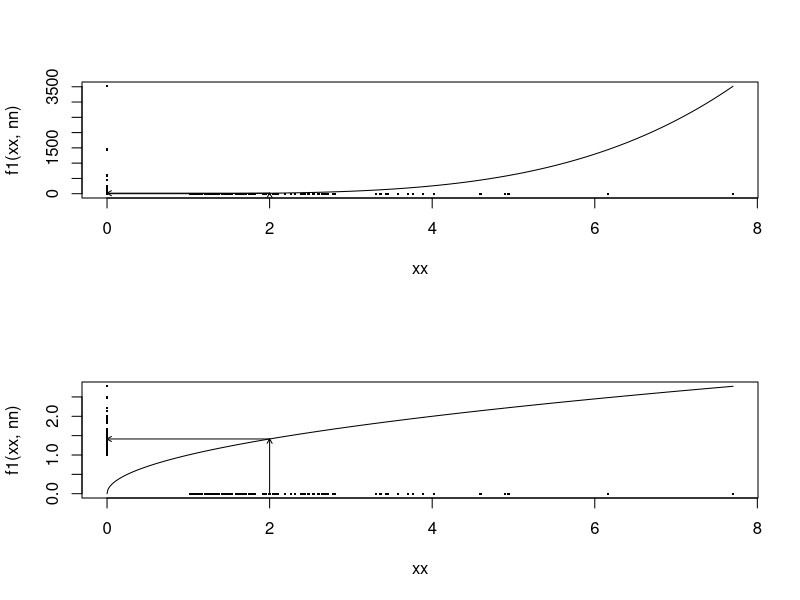

Here is the R script that generated this plot:
# Information Propagation / Relevant Detail

x = 1+rgamma(100, 1, 1)
f1 = function(x, n=2){x^n}

xx = seq(0,max(x), by = .01)

nn=4
par(mfrow = c(2,1))
plot(xx, f1(xx,nn), type = "l")
points(x,0*x, pch = 15, cex = .3)
points(0*x, f1(x,nn), pch = 15, cex = 0.3)
arrows(2,0,2,f1(2,nn), length = 0.05)
arrows(2,f1(2,nn),0,f1(2,nn), length = 0.05)

nn=0.5
plot(xx, f1(xx,nn), type = "l")
points(x,0*x, pch = 15, cex = .3)
points(0*x, f1(x,nn), pch = 15, cex = 0.3)
arrows(2,0,2,f1(2,nn), length = 0.05)
arrows(2,f1(2,nn),0,f1(2,nn), length = 0.05)
